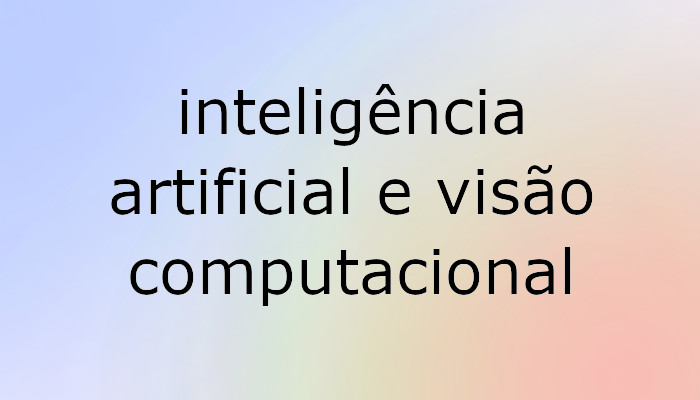
#> input picture assets/Imagens/teste02.jpg, 700 x 400 px, found by its file name
$ python text_detection.py
#> lines starting #> are read from the running program, lines starting #| are printed output that depends on the picture; after the words box and inside, x2 and y2 are one past the last pixel; in counts of white or black regions, pixels touching at a corner belong together
#> further down, img is the input picture: shape (400, 700, 3); mean B, G, R 212, 204.9, 207.8
import pytesseract
from pytesseract import Output
import cv2
import numpy as np
from PIL import ImageFont, Image,ImageDraw


fonte = 'Fontes/calibri.ttf'

pytesseract.pytesseract.tesseract_cmd = 'C:/Program Files/Tesseract-OCR/tesseract.exe'

def config_input(img, lang = 'por', dict = Output.DICT):
    return pytesseract.image_to_data(img, lang=lang, output_type=dict)


# [40 lines left out: functions bounding_box, write_text, predict_text, not called in this run]


def otsu_thresh(img):
    gray = cv2.cvtColor(img, cv2.COLOR_BGR2GRAY)
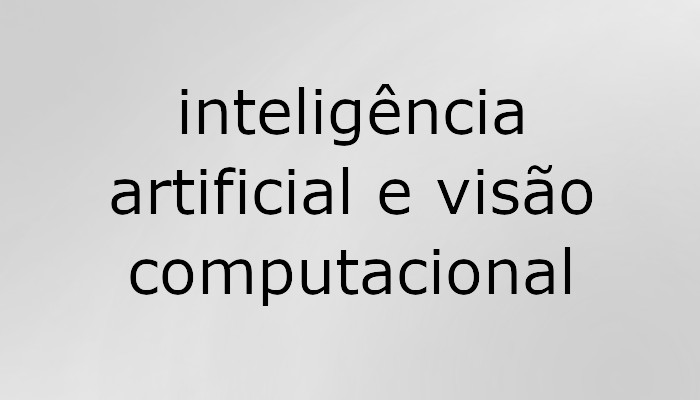
#> gray: shape (400, 700); min 0, max 239, mean 206.6
    val, otsu = cv2.threshold(gray, 0, 255, cv2.THRESH_BINARY | cv2.THRESH_OTSU)
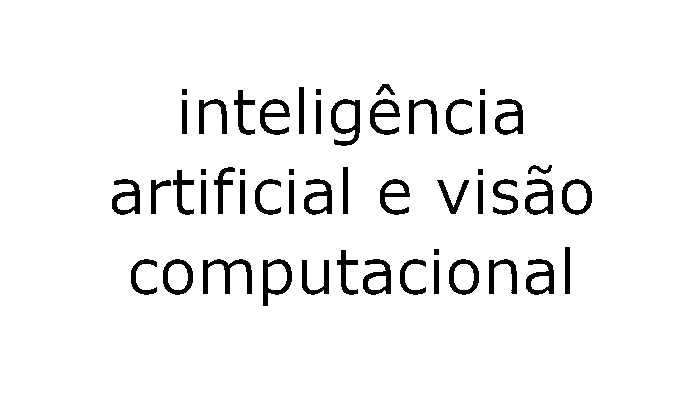
#> otsu: shape (400, 700); 94.6% white; 51 black regions, largest, box (x1, y1, x2, y2) and area: (203, 259, 252, 294) 641, (331, 99, 360, 146) 594, (263, 259, 292, 306) 528
#> val = 112
    print(f'[INFO] thresh escolhido: {val}')
#| [INFO] thresh escolhido: 112.0
    cv2.imwrite('Imagens/Thresholds/otsu_thresh.jpg', otsu)
    return otsu


def adap_thresh(img):
    gray = cv2.cvtColor(img, cv2.COLOR_BGR2GRAY)
    adap = cv2.adaptiveThreshold(gray, 255, cv2.ADAPTIVE_THRESH_GAUSSIAN_C,cv2.THRESH_BINARY, 11, 9)
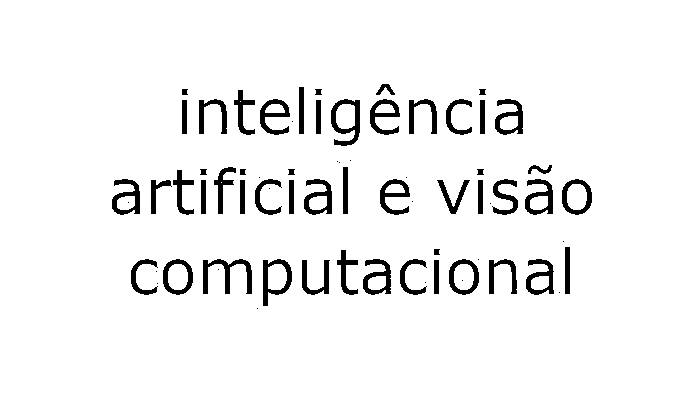
#> adap: shape (400, 700); 94.6% white; 70 black regions (19 under 20 px), largest, box (x1, y1, x2, y2) and area: (203, 259, 252, 294) 635, (331, 99, 360, 146) 591, (263, 259, 292, 306) 525
    cv2.imwrite('Imagens/Thresholds/adap_gauss_thresh.jpg', adap)
    return adap


def bin_thresh(img):
    gray = cv2.cvtColor(img, cv2.COLOR_BGR2GRAY)
    val, bin = cv2.threshold(gray, 94,255, cv2.THRESH_BINARY)
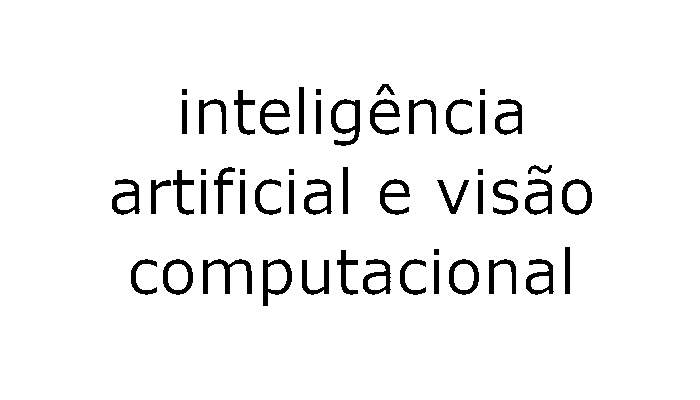
#> bin: shape (400, 700); 94.7% white; 51 black regions, largest, box (x1, y1, x2, y2) and area: (203, 259, 252, 294) 628, (331, 99, 360, 146) 581, (263, 259, 292, 306) 521
    cv2.imwrite('Imagens/Thresholds/bin_thresh.jpg', adap)
    return bin


# [27 lines left out: functions find_text, build_phrase, not called in this run]


def config_inputs(rgb,otsu, adap,bin):
    input = config_input(rgb)
    otsu_input = config_input(otsu)
    adap_input = config_input(adap)
    bin_input = config_input(bin)
    return input,otsu_input, adap_input,bin_input


if __name__ == '__main__':
    img = cv2.imread("Imagens/teste02.jpg") #INPUT
    frase = ''
    #=====_____CONFIG IMAGES____======= #
    rgb = cv2.cvtColor(img, cv2.COLOR_BGR2RGB)
    otsu = otsu_thresh(img)
    adap = adap_thresh(img)
    bin = bin_thresh(img)
    # /=====_____CONFIG IMAGES____======= #

    # =====_____CONFIG INPUTS____======= #
#> (the run stopped early here; a loop or call above may not have finished)
